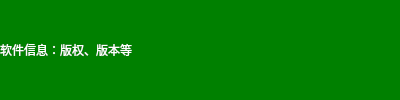
<?xml version="1.0" encoding="UTF-8"?>
<ui version="4.0">
 <class>BottomWidget</class>
 <widget class="QWidget" name="BottomWidget">
  <property name="geometry">
   <rect>
    <x>0</x>
    <y>0</y>
    <width>400</width>
    <height>100</height>
   </rect>
  </property>
  <property name="maximumSize">
   <size>
    <width>16777215</width>
    <height>100</height>
   </size>
  </property>
  <property name="windowTitle">
   <string>Form</string>
  </property>
  <property name="styleSheet">
   <string notr="true">background-color: green;</string>
  </property>
  <layout class="QHBoxLayout" name="horizontalLayout">
   <property name="spacing">
    <number>0</number>
   </property>
   <property name="leftMargin">
    <number>0</number>
   </property>
   <property name="topMargin">
    <number>0</number>
   </property>
   <property name="rightMargin">
    <number>0</number>
   </property>
   <property name="bottomMargin">
    <number>0</number>
   </property>
   <item>
    <widget class="QLabel" name="label">
     <property name="styleSheet">
      <string notr="true">color:#fff;</string>
     </property>
     <property name="text">
      <string>软件信息：版权、版本等</string>
     </property>
    </widget>
   </item>
  </layout>
 </widget>
 <resources/>
 <connections/>
</ui>
